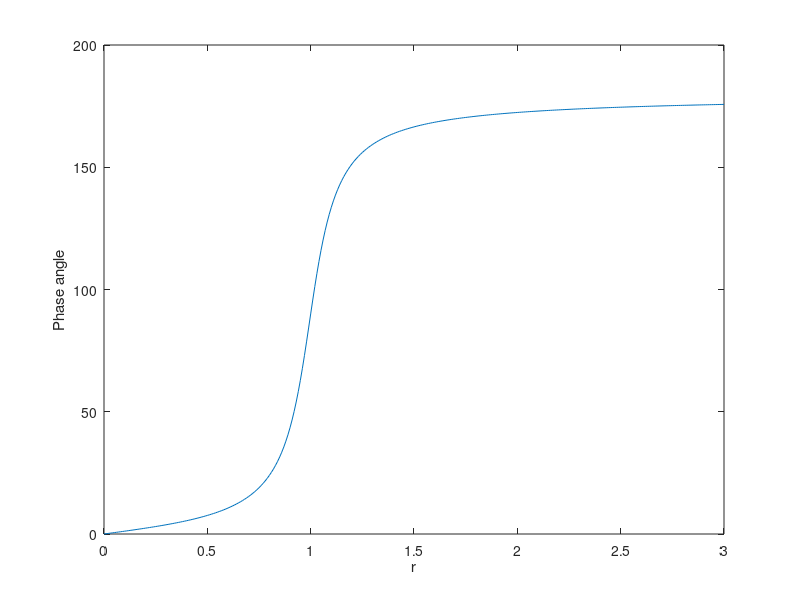

Here is the MATLAB script that generated this plot:
r=1;
zeta=0.1;
wn=25.318*pi;
wd=25.318*sqrt(1-zeta.^2)
t=0:0.001:0.5;
x=((1./2).*(-t./wn.*cos(wn.*t)+sin(wn.*t)/wn.^2))
plot(t,x);
xlabel('Time')
ylabel('Resonance responses')
%% %3
clc
clear
r=1;
zeta=0.05;
zeta1=0.1;
zeta2=0.2;
wn=25.318*pi;
wd=25.318*sqrt(1-zeta.^2)*pi;
t=0:0.001:1;
x=((1./2).*(-wn.*t.*cos(wn.*t)+sin(wn.*t)))
A=1./(2.*sqrt(1-zeta^2));
B=1./(2.*zeta);
A1=1./(2.*sqrt(1-zeta1^2));
B1=1./(2.*zeta1);
A2=1./(2.*sqrt(1-zeta2^2));
B2=1./(2.*zeta2);
theta=atan((2.*zeta.*r)/(1-r^2));
theta1=atan((2.*zeta1.*r)/(1-r^2));
theta2=atan((2.*zeta2.*r)/(1-r^2));
X=1/sqrt(((1-r^2)+((2.*zeta.*r)^2)));
X1=1/sqrt(((1-r^2)+((2.*zeta1.*r)^2)));
X2=1/sqrt(((1-r^2)+((2.*zeta2.*r)^2)));
xx=(exp(-zeta.*wn.*t).*(A.*sin(wd.*t)+B.*cos(wd.*t)))+X.*sin(wn.*t-theta);
xx1=exp(-zeta1.*wn.*t).*(A1.*sin(wd.*t)+B1.*cos(wd.*t))+X1.*sin(wn.*t-theta1);
xx2=exp(-zeta2.*wn.*t).*(A2.*sin(wd.*t)+B2.*cos(wd.*t))+X2.*sin(wn.*t-theta2);
plot(t,xx,t,xx1,t,xx2);
%{
figure
plot(t,xx)
figure
plot(t,xx1)
figure
plot(t,xx2)
%}
xlabel('Time')
ylabel('Resonance responses')
%% %4
t=0:0.001:0.25;
x = (7.05183*10^-4)*sin(40*t*pi);
plot(t,x)
xlabel('time')
ylabel('x(t)')
%% %5
t=0:0.001:0.15;
x = (7.05183*10^-4)*sin(40*t*pi);
x1 = (7.0456*10^-4)*sin(40*t*pi+0.042);
plot(t,x,t,x1)
xlabel('time')
ylabel('x(t)')
%% %6-1
F0=100;
k=6000;
r=0:0.01:3;
zeta=0.1;
xx=(F0/k)./sqrt(((1-r.^2).^2)+((2.*zeta.*r).^2));
plot(r,xx)
xlabel('r')
ylabel('Magnitude')
%% %6-2
zeta=0.1;
r=0:0.01:3;
for i = 1 :length(r)
    if r(i) <= 1;
    theta(i)=atand(2.*zeta.*r(i)./(1-r(i).^2));
    else r(i) > 1;
    theta(i)=atand(2.*zeta.*r(i)./(1-r(i).^2))+180;
    end
end
plot(r,theta)
xlabel('r')
ylabel('Phase angle')

